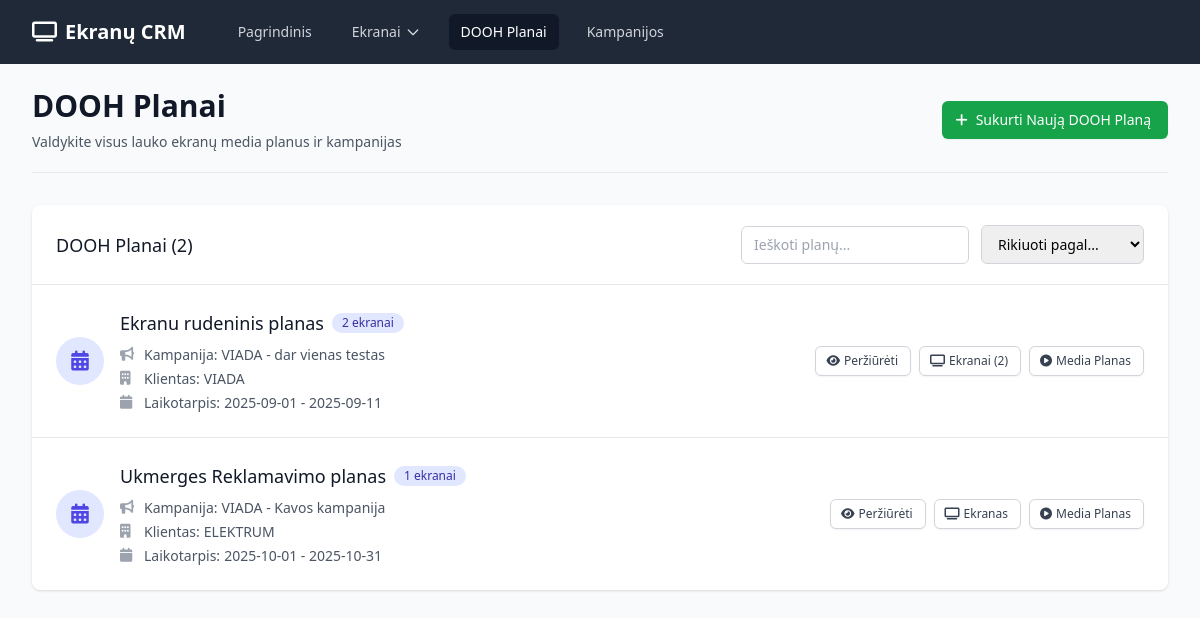
Page /dooh-plans on the committed database.
### app.py (models this page shows)
class DOOHPlan(db.Model):
    id = db.Column(db.Integer, primary_key=True)
    campaign_id = db.Column(db.Integer, db.ForeignKey('campaign.id'), nullable=False)
    name = db.Column(db.String(100), nullable=False)
    start_date = db.Column(db.Date, nullable=False)
    end_date = db.Column(db.Date, nullable=False)
    created_at = db.Column(db.DateTime, default=datetime.utcnow)
    screen_bookings = db.relationship('ScreenBooking', backref='dooh_plan', lazy=True, cascade='all, delete-orphan')

class Campaign(db.Model):
    id = db.Column(db.Integer, primary_key=True)
    client_id = db.Column(db.Integer, db.ForeignKey('client.id'), nullable=False)
    name = db.Column(db.String(100), nullable=False)
    description = db.Column(db.Text)
    start_date = db.Column(db.Date)
    end_date = db.Column(db.Date)
    budget = db.Column(db.Float)
    created_at = db.Column(db.DateTime, default=datetime.utcnow)
    dooh_plans = db.relationship('DOOHPlan', backref='campaign', lazy=True, cascade='all, delete-orphan')

class Client(db.Model):
    id = db.Column(db.Integer, primary_key=True)
    name = db.Column(db.String(100), nullable=False)
    email = db.Column(db.String(100))
    phone = db.Column(db.String(20))
    contact_person = db.Column(db.String(100))
    company = db.Column(db.String(100))
    created_at = db.Column(db.DateTime, default=datetime.utcnow)
    campaigns = db.relationship('Campaign', backref='client', lazy=True, cascade='all, delete-orphan')

### app.py (the view)
@app.route('/dooh-plans')
def dooh_plans():
    plans = DOOHPlan.query.all()
    return render_template('dooh_plans.html', plans=plans)

### templates/dooh_plans.html (shortened to what this page needs)
{% extends "base.html" %}
{% block content %}
<div class="pb-5 border-b border-gray-200 mb-8">
    <div class="flex justify-between items-center">
        <div>
            <h1 class="text-3xl font-bold text-gray-900">DOOH Planai</h1>
            <p class="mt-2 text-sm text-gray-600">Valdykite visus lauko ekranų media planus ir kampanijas</p>
        </div>
        <a href="{{ url_for('new_dooh_plan') }}" class="inline-flex items-center px-4 py-2 border border-transparent text-sm font-medium rounded-md shadow-sm text-white bg-green-600 hover:bg-green-700 focus:outline-none focus:ring-2 focus:ring-offset-2 focus:ring-green-500">
            <i class="fas fa-plus -ml-1 mr-2"></i>
            Sukurti Naują DOOH Planą
        </a>
    </div>
</div>
{% if plans %}
<div class="bg-white shadow overflow-hidden sm:rounded-lg mb-8">
    <div class="px-4 py-5 sm:px-6">
        <div class="flex justify-between items-center">
            <h3 class="text-lg leading-6 font-medium text-gray-900">DOOH Planai ({{ plans|length }})</h3>
            <div class="flex items-center space-x-3">
                <input type="text" id="planFilter" placeholder="Ieškoti planų..."
                       class="px-3 py-2 border border-gray-300 rounded-md text-sm focus:outline-none focus:ring-indigo-500 focus:border-indigo-500">
                <select id="sortBy" class="px-3 py-2 border border-gray-300 rounded-md text-sm focus:outline-none focus:ring-indigo-500 focus:border-indigo-500">
                    <option value="">Rikiuoti pagal...</option>
                </select>
            </div>
        </div>
    </div>
    <div class="border-t border-gray-200">
        <ul class="divide-y divide-gray-200" id="plansList">
            {% for plan in plans %}
            <li class="plan-item hover:bg-gray-50">
                <div class="px-4 py-6 sm:px-6">
                    <div class="flex items-center justify-between">
                        <div class="flex items-center">
                            <div class="flex-shrink-0">
                                <div class="h-12 w-12 rounded-full bg-indigo-100 flex items-center justify-center">
                                    <i class="fas fa-calendar-alt text-indigo-600 text-xl"></i>
                                </div>
                            </div>
                            <div class="ml-4">
                                <div class="flex items-center">
                                    <p class="text-lg font-medium text-gray-900 plan-name">{{ plan.name }}</p>
                                    <span class="ml-2 inline-flex items-center px-2.5 py-0.5 rounded-full text-xs font-medium bg-indigo-100 text-indigo-800">
                                        {{ plan.screen_bookings|length }} ekranai
                                    </span>
                                </div>
                                <div class="mt-2 space-y-1">
                                    <div class="flex items-center text-sm text-gray-600">
                                        <i class="fas fa-bullhorn w-4 h-4 mr-2 text-gray-400"></i>
                                        <span class="font-medium">Kampanija:</span>
                                        <span class="ml-1">{{ plan.campaign.name }}</span>
                                    </div>
                                    <div class="flex items-center text-sm text-gray-600">
                                        <i class="fas fa-building w-4 h-4 mr-2 text-gray-400"></i>
                                        <span class="font-medium">Klientas:</span>
                                        <span class="ml-1">{{ plan.campaign.client.name }}</span>
                                    </div>
                                    <div class="flex items-center text-sm text-gray-600">
                                        <i class="fas fa-calendar w-4 h-4 mr-2 text-gray-400"></i>
                                        <span class="font-medium">Laikotarpis:</span>
                                        <span class="ml-1">{{ plan.start_date.strftime('%Y-%m-%d') }} - {{ plan.end_date.strftime('%Y-%m-%d') }}</span>
                                    </div>
                                </div>
                            </div>
                        </div>
                        <div class="flex items-center space-x-2">
                            <a href="{{ url_for('dooh_plan_detail', id=plan.id) }}"
                               class="inline-flex items-center px-3 py-1.5 border border-gray-300 shadow-sm text-xs font-medium rounded-md text-gray-700 bg-white hover:bg-gray-50 focus:outline-none focus:ring-2 focus:ring-offset-2 focus:ring-indigo-500">
                                <i class="fas fa-eye -ml-0.5 mr-1"></i>
                                Peržiūrėti
                            </a>
                            {% if plan.screen_bookings|length == 1 %}
                            <a href="{{ url_for('screen_detail', id=plan.screen_bookings[0].screen.id) }}"
                               class="inline-flex items-center px-3 py-1.5 border border-gray-300 shadow-sm text-xs font-medium rounded-md text-gray-700 bg-white hover:bg-gray-50 focus:outline-none focus:ring-2 focus:ring-offset-2 focus:ring-indigo-500">
                                <i class="fas fa-tv -ml-0.5 mr-1"></i>
                                Ekranas
                            </a>
                            {% else %}
                            <a href="{{ url_for('dooh_plan_screens', id=plan.id) }}"
                               class="inline-flex items-center px-3 py-1.5 border border-gray-300 shadow-sm text-xs font-medium rounded-md text-gray-700 bg-white hover:bg-gray-50 focus:outline-none focus:ring-2 focus:ring-offset-2 focus:ring-indigo-500">
                                <i class="fas fa-tv -ml-0.5 mr-1"></i>
                                Ekranai ({{ plan.screen_bookings|length }})
                            </a>
                            {% endif %}
                            <a href="{{ url_for('dooh_plan_media', id=plan.id) }}"
                               class="inline-flex items-center px-3 py-1.5 border border-gray-300 shadow-sm text-xs font-medium rounded-md text-gray-700 bg-white hover:bg-gray-50 focus:outline-none focus:ring-2 focus:ring-offset-2 focus:ring-yellow-500">
                                <i class="fas fa-play-circle -ml-0.5 mr-1"></i>
                                Media Planas
                            </a>
                        </div>
                    </div>
                </div>
            </li>
            {% endfor %}
        </ul>
    </div>
</div>
{% endif %}
{% endblock %}

### rows in the picture
DOOHPlan: name "Ekranu rudeninis planas", screen_bookings|length "2", campaign.name "VIADA - dar vienas testas", campaign.client.name "VIADA", start_date "2025-09-01", end_date "2025-09-11"
DOOHPlan: name "Ukmerges Reklamavimo planas", screen_bookings|length "1", campaign.name "VIADA - Kavos kampanija", campaign.client.name "ELEKTRUM", start_date "2025-10-01", end_date "2025-10-31"

### other values in the picture
{{ plans|length }} "2"
